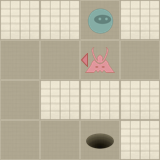

A level layout from a 2D game, rendered from its tile map. Below: a short description, then the map file with tile-grid data replaced by summaries:
An orthogonal 4x4 tile map with 40x40 px tiles, 2 tile layers (Level, Actors).

<map version="1.0" orientation="orthogonal" width="4" height="4" tilewidth="40" tileheight="40">
 <properties>
  <property name="moves" value="7" />
 </properties>
 <tileset firstgid="1" name="tiles" tilewidth="40" tileheight="40" spacing="2" margin="2">
  <image source="tiles.png" width="256" height="256" />
  <tile id="0">
   <properties>
    <property name="actor" value="exit" />
   </properties>
  </tile>
  <tile id="2">
   <properties>
    <property name="actor" value="guard" />
    <property name="direction" value="down" />
   </properties>
  </tile>
  <tile id="3">
   <properties>
    <property name="actor" value="guard" />
    <property name="direction" value="left" />
   </properties>
  </tile>
  <tile id="4">
   <properties>
    <property name="actor" value="guard" />
    <property name="direction" value="right" />
   </properties>
  </tile>
  <tile id="5">
   <properties>
    <property name="actor" value="guard" />
    <property name="direction" value="up" />
   </properties>
  </tile>
  <tile id="7">
   <properties>
    <property name="actor" value="player" />
   </properties>
  </tile>
  <tile id="8">
   <properties>
    <property name="actor" value="scroll" />
   </properties>
  </tile>
  <tile id="9">
   <properties>
    <property name="wall" value="1" />
   </properties>
  </tile>
 </tileset>
 <layer name="Level" width="4" height="4">
  <data>[16 cells, 16 non-empty, 2 distinct tile ids]</data>
 </layer>
 <layer name="Actors" width="4" height="4">
  <data>[16 cells, 3 non-empty, 3 distinct tile ids]</data>
 </layer>
</map>
